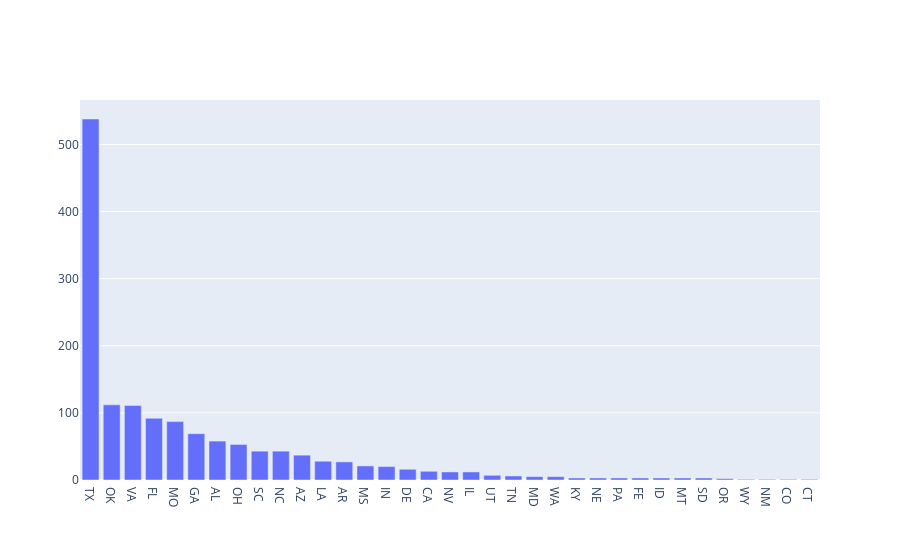

The code cell stored with this chart in its notebook:
### Code cell
ex = [go.Bar(x=states_df.state,
            y=states_df.total)]

plotly.offline.iplot(ex, filename='plotly-bar-ex')

### Figure 1 — Plotly figure (JSON) as saved in the notebook; plotly's stock layout.template omitted (floating-point values rounded to 4 significant figures)
{"data": [{"type": "bar", "x": ["TX", "OK", "VA", "FL", "MO", "GA", "AL", "OH", "SC", "NC", "AZ", "LA", "AR", "MS", "IN", "DE", "CA", "NV", "IL", "UT", "TN", "MD", "WA", "KY", "NE", "PA", "FE", "ID", "MT", "SD", "OR", "WY", "NM", "CO", "CT"], "y": [538, 112, 111, 92, 87, 69, 58, 53, 43, 43, 37, 28, 27, 21, 20, 16, 13, 12, 12, 7, 6, 5, 5, 3, 3, 3, 3, 3, 3, 3, 2, 1, 1, 1, 1]}], "layout": {}}
